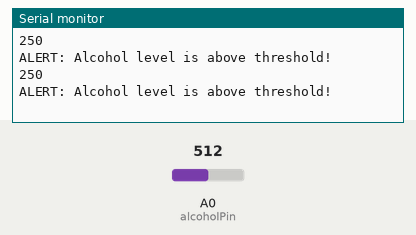
The sketch below on a simulated Arduino Uno, built with avr-gcc and run on an emulated ATmega328P. On the bench: the last lines printed to the serial monitor. Inputs (shaded band) come from the test bench; at power-on: A0 (alcoholPin) = 512.

Above: at 5.8 s.
5.9 s: A0 (alcoholPin) set to 716
At 11.0 s:
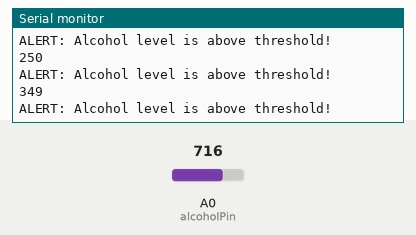
11.9 s: A0 (alcoholPin) set to 900
At 16.0 s:
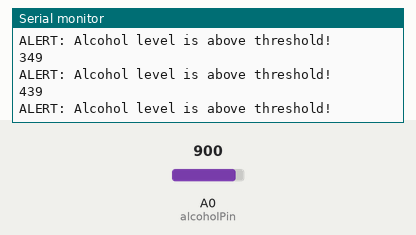
Timing chart, 0 to 17.5 s (numbered marks = the images above; inputs shaded):
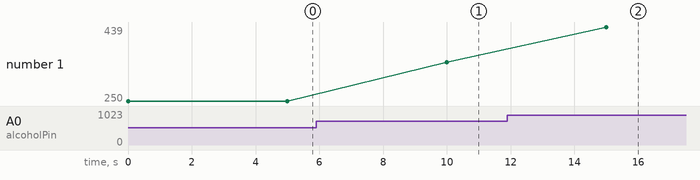

The sketch:

EDI_alchol.ino
```cpp
#include <SoftwareSerial.h>
int alcoholPin = A0; // analog input pin for alcohol sens
int threshold = 230;
void setup() {
    Serial.begin(9600); // initialize serial communication

}

void loop() {
  int alcoholValue = analogRead(alcoholPin); // read analog value
  float voltage = alcoholValue * (5.0 / 1023.0); // convert to voltage
  int alcoholLevel = map(alcoholValue, 0, 1023, 0, 500); // map to alcohol level (0-500)
  Serial.println(alcoholLevel);

  if (alcoholLevel > threshold) {
    Serial.println("ALERT: Alcohol level is above threshold!"); // send alert message
  }

  delay(5000); // wait for 1 second
}
```

Measured:
- after the input at 5.9 s, the serial monitor: prints a new line after 4.1 s (image 1)
- after the input at 11.9 s, the serial monitor: prints a new line after 3.1 s (image 2)
- plotted number 1: 250 → 349 after the input at 5.9 s, 349 → 439 after the input at 11.9 s
